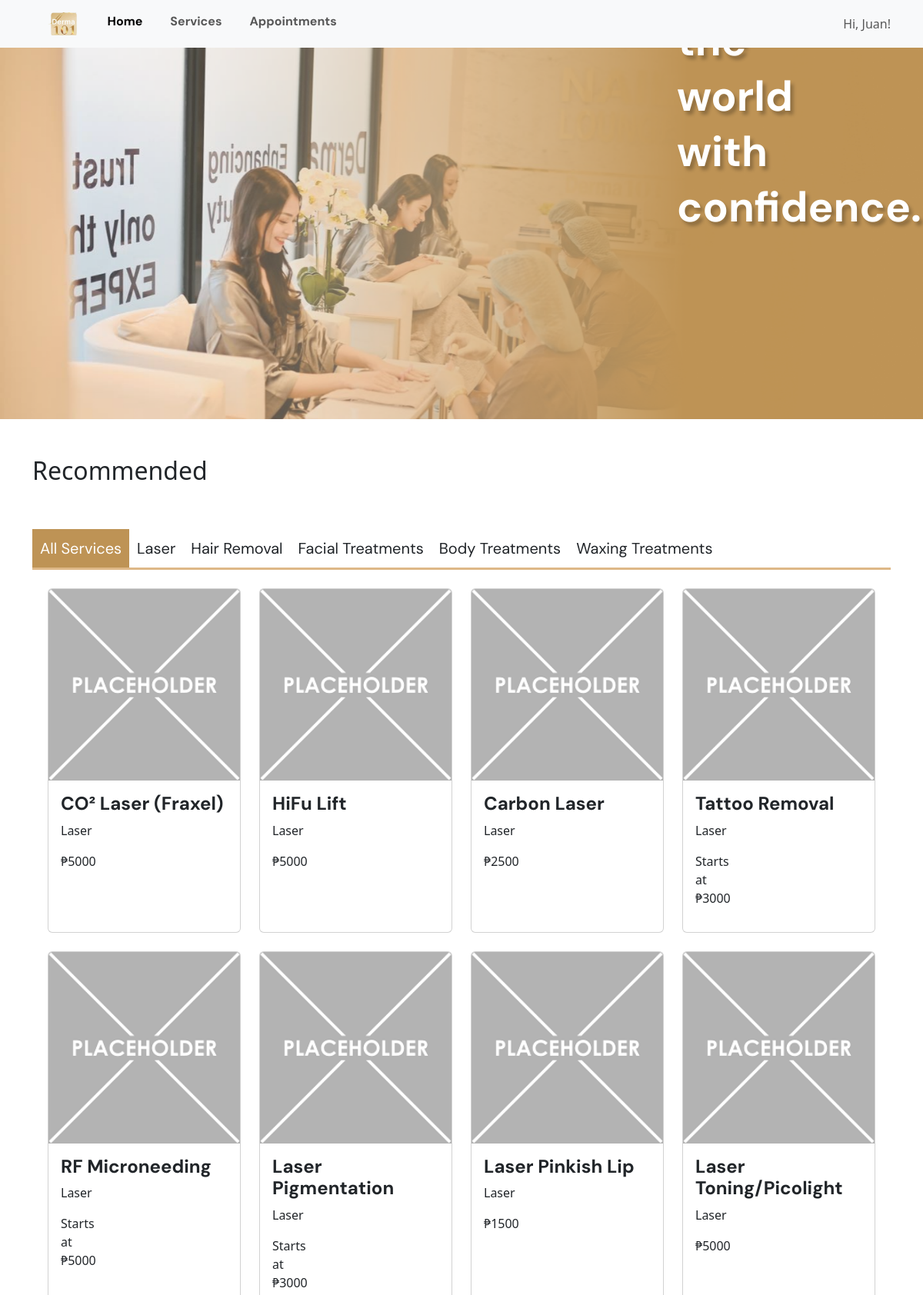
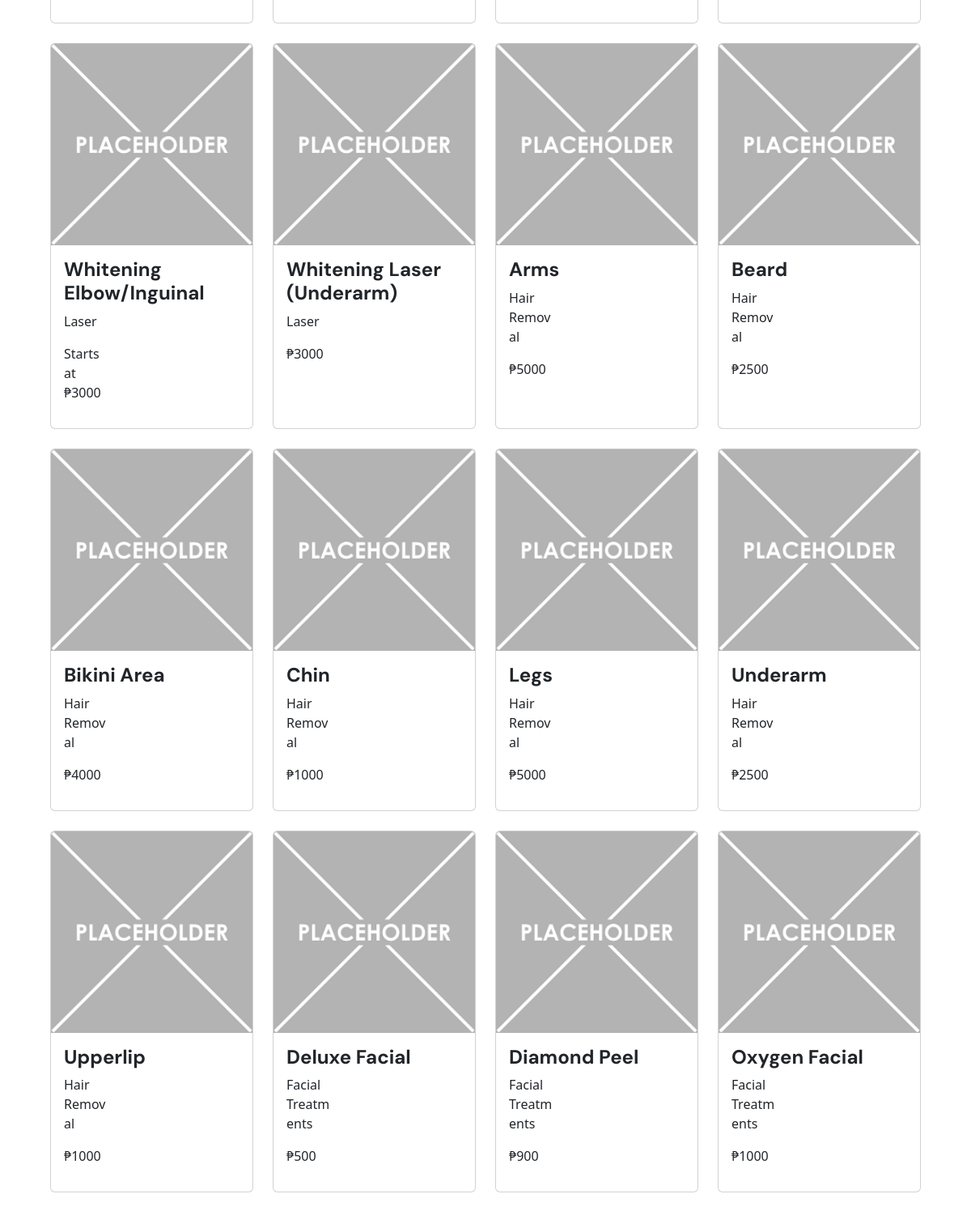
/patient-home.php (upper part), run on the app's committed database (2 pictures, top to bottom).
### tables this page shows
CREATE TABLE `tblservice` (
  `serviceID` varchar(11) NOT NULL,
  `image` blob NOT NULL,
  `serviceName` varchar(255) NOT NULL,
  `serviceFee` varchar(20) NOT NULL,
  `categID` int(11) DEFAULT NULL
);

CREATE TABLE `tblcategory` (
  `categID` int(11) NOT NULL,
  `categName` varchar(18) NOT NULL
);

### patient-home.php (the view, shortened to what this page needs)
<?php
    include('connect.php');
?>
<!DOCTYPE html>
<html lang="en">
<head>
    <link href="https://cdn.jsdelivr.net/npm/bootstrap@5.3.0/dist/css/bootstrap.min.css" rel="stylesheet">
    <link rel="stylesheet" href="https://cdnjs.cloudflare.com/ajax/libs/font-awesome/4.7.0/css/font-awesome.min.css">
</head>
<body>
    <nav class="navbar navbar-expand-lg bg-body-tertiary">
        <div class="container">
            <ul class="navbar-nav me-auto mb-2 mb-lg-0">
                <li class="nav-item">
                    <a class="nav-link" href="#">
                    <img src="images/LOGO.png" alt="Derma101" height="30">
                    </a>
                </li>
                <li class="nav-item">
                    <a class="nav-link active" aria-current="page" href="#">Home</a>
                </li>
                <li class="nav-item">
                    <a class="nav-link" href="#">Services</a>
                </li>
                <li class="nav-item">
                    <a class="nav-link" href="#">Appointments</a>
                </li>
            </ul>
            <span class="navbar-text">
                Hi, Juan!
            </span>
            </div>
    </nav>
    <div class="carousel slide">
        <div class="carousel-inner">
            <div class="carousel-item active">
                <img src="images/header_1.png" class="d-block w-100">
                <div class="carousel-caption">
                </div>
            </div>
        </div>
    </div>
    <br><br>
    <div class="container">
        <h2>Recommended</h2>
        <br>
    </div>
    <br><br>
    <div class="container">
        <ul class="tabs">
            <li data-tab-target="#all" class="active tab">All Services</li>
            <li data-tab-target="#laser" class="tab">Laser</li>
            <li data-tab-target="#hair" class="tab">Hair Removal</li>
            <li data-tab-target="#facial" class="tab">Facial Treatments</li>
            <li data-tab-target="#body" class="tab">Body Treatments</li>
            <li data-tab-target="#wax" class="tab">Waxing Treatments</li>
        </ul>
        <div class="tab-content">
            <div id="all" data-tab-content class="active">
                <br>
                <?php
                    $sql = "SELECT tblservice.serviceName, tblcategory.categName, tblservice.serviceFee FROM tblservice INNER JOIN tblcategory ON tblservice.categID=tblcategory.categID;";
                    $result = $conn->query($sql);
                ?>
                <div class="row row-cols-1 row-cols-md-4 g-4"> <?php
                    while($row = $result->fetch_assoc()) {
                        echo '
                            <div class="col">
                                <div class="card h-100">
                                    <img src="images/placeholder.png" class="card-img-top">
                                    <div class="card-body">
                                        <h5 class="card-title">' . $row["serviceName"] . '</h5>
                                        <div class="row justify-content-between">
                                            <div class="col-4">
                                                <p class="card-text">' . $row["categName"] . '<p>
                                                <p>' . $row["serviceFee"] . '</p>
                                            </div>
                                        </div>
                                    </div>
                                </div>
                            </div>';
                    } ?>
                </div>
            </div>
        </div>
    </div>
    <br><br><br>
</body>
</html>

### patient-home.php (style rules this page uses)
.carousel-caption { font-family: DM Sans; color: white; font-weight: bold; font-size: 55px; line-height: normal; text-align: left; margin-left: 700px; margin-bottom: 200px; text-shadow: 4px 5px 4px rgb(0, 0, 0, 0.25); }
.nav-item { font-family: DM Sans; font-weight: bold; font-size: 16px; margin-left: 10px; margin-right: 10px; }
[data-tab-content] { display: none; }
.active[data-tab-content] { display: block; }
body { padding: 0; margin: 0; }
.tabs { font-family: DM Sans; font-size: 20px; display: flex; list-style-type: none; margin: 0; padding: 0; border-bottom: 3px solid burlywood; }
.tab { cursor: pointer; padding: 10px; }
.tab.active { color: white; background-color: #BE9355; }
.tab-content { margin-left: 20px; margin-right: 20px; }
.card-title { font-family: DM Sans; font-weight: bold; font-size: 24px; }

### data on the page
tblservice: serviceName "CO² Laser (Fraxel)", categID.categName "Laser", serviceFee "₱5000"
tblservice: serviceName "HiFu Lift", categID.categName "Laser", serviceFee "₱5000"
tblservice: serviceName "Carbon Laser", categID.categName "Laser", serviceFee "₱2500"
tblservice: serviceName "Tattoo Removal", categID.categName "Laser", serviceFee "Starts at ₱3000"
tblservice: serviceName "RF Microneeding", categID.categName "Laser", serviceFee "Starts at ₱5000"
tblservice: serviceName "Laser Pigmentation", categID.categName "Laser", serviceFee "Starts at ₱3000"
tblservice: serviceName "Laser Pinkish Lip", categID.categName "Laser", serviceFee "₱1500"
tblservice: serviceName "Laser Toning/Picolight", categID.categName "Laser", serviceFee "₱5000"
tblservice: serviceName "Whitening Elbow/Inguinal", categID.categName "Laser", serviceFee "Starts at ₱3000"
tblservice: serviceName "Whitening Laser (Underarm)", categID.categName "Laser", serviceFee "₱3000"
tblservice: serviceName "Arms", categID.categName "Hair Removal", serviceFee "₱5000"
tblservice: serviceName "Beard", categID.categName "Hair Removal", serviceFee "₱2500"
tblservice: serviceName "Bikini Area", categID.categName "Hair Removal", serviceFee "₱4000"
tblservice: serviceName "Chin", categID.categName "Hair Removal", serviceFee "₱1000"
tblservice: serviceName "Legs", categID.categName "Hair Removal", serviceFee "₱5000"
tblservice: serviceName "Underarm", categID.categName "Hair Removal", serviceFee "₱2500"
tblservice: serviceName "Upperlip", categID.categName "Hair Removal", serviceFee "₱1000"
tblservice: serviceName "Deluxe Facial", categID.categName "Facial Treatments", serviceFee "₱500"
tblservice: serviceName "Diamond Peel", categID.categName "Facial Treatments", serviceFee "₱900"
tblservice: serviceName "Oxygen Facial", categID.categName "Facial Treatments", serviceFee "₱1000"
